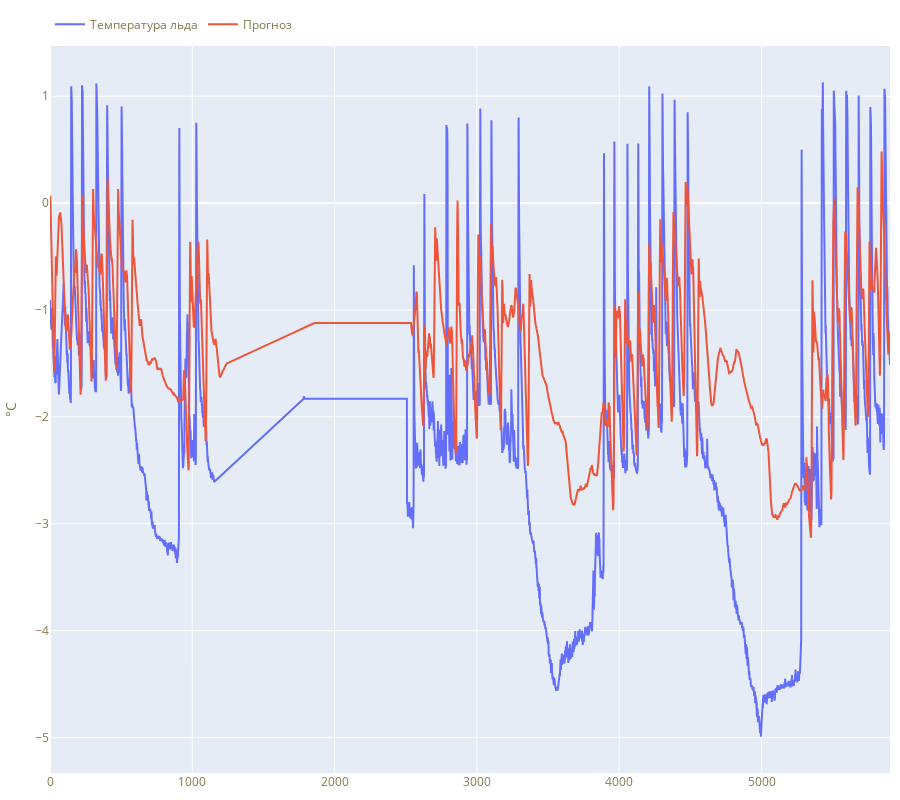

Source (notebook cell):
### Code cell
fig = make_subplots(rows=1, cols=1, shared_xaxes=True, vertical_spacing=0.02)
fig.add_trace(go.Scatter(y=result['temp_ice'], name='Температура льда'), row=1, col=1)
fig.add_trace(go.Scatter(y=result['pred_temp_ice'], name='Прогноз'), row=1, col=1)
fig.update_layout(margin=dict(l=10, r=10, t=30, b=10),
                  legend=dict(orientation='h', yanchor='bottom', x=0, y=1.01),
                #   width=1000,
                  height=800,
                  font_color="#837A4F",
                  title_font_color="#837A4F")
fig.update_traces(hoverinfo='all', hovertemplate='Дата и время: %{x}<br>Температура: %{y:.2f}°C', row=1, col=1)
fig.update_yaxes(title_text='°C', row=1, col=1)

### Figure 1 — Plotly figure (JSON) as saved in the notebook; plotly's stock layout.template omitted (floating-point values rounded to 4 significant figures; data arrays with more than 128 entries replaced by an {"elided": "..."} marker saying what was removed)
{"data": [{"hoverinfo": "all", "hovertemplate": "Дата и время: %{x}<br>Температура: %{y:.2f}°C", "name": "Температура льда", "type": "scatter", "xaxis": "x", "y": {"elided": "5904 float values"}, "yaxis": "y"}, {"hoverinfo": "all", "hovertemplate": "Дата и время: %{x}<br>Температура: %{y:.2f}°C", "name": "Прогноз", "type": "scatter", "xaxis": "x", "y": {"elided": "5904 float values"}, "yaxis": "y"}], "layout": {"font": {"color": "#837A4F"}, "height": 800, "legend": {"orientation": "h", "x": 0, "y": 1.01, "yanchor": "bottom"}, "margin": {"b": 10, "l": 10, "r": 10, "t": 30}, "title": {"font": {"color": "#837A4F"}}, "xaxis": {"anchor": "y", "domain": [0, 1]}, "yaxis": {"anchor": "x", "domain": [0, 1], "title": {"text": "°C"}}}}
